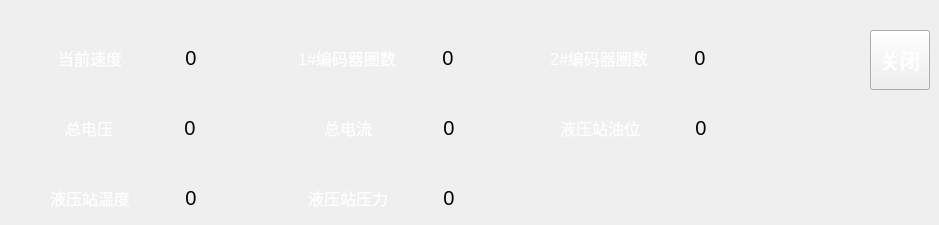
   <widget class="QWidget" name="tab">
    <attribute name="title">
     <string>运行数据</string>
    </attribute>
    <widget class="QLabel" name="Yhc_Encoder_1_Cycle_Num_label">
     <property name="geometry">
      <rect>
       <x>398</x>
       <y>40</y>
       <width>100</width>
       <height>36</height>
      </rect>
     </property>
     <property name="font">
      <font>
       <pointsize>15</pointsize>
      </font>
     </property>
     <property name="styleSheet">
      <string notr="true">background-image: url(:/pic/white_bg.png);</string>
     </property>
     <property name="text">
      <string>0</string>
     </property>
     <property name="alignment">
      <set>Qt::AlignCenter</set>
     </property>
    </widget>
    <widget class="QLabel" name="label">
     <property name="geometry">
      <rect>
       <x>297</x>
       <y>40</y>
       <width>100</width>
       <height>36</height>
      </rect>
     </property>
     <property name="font">
      <font>
       <pointsize>12</pointsize>
      </font>
     </property>
     <property name="styleSheet">
      <string notr="true">color: rgb(255, 255, 255);
background-image: url(:/pic/field_bg.png);</string>
     </property>
     <property name="text">
      <string>1#编码器圈数</string>
     </property>
     <property name="alignment">
      <set>Qt::AlignCenter</set>
     </property>
    </widget>
    <widget class="QLabel" name="Yhc_Encoder_2_Cycle_Num_label">
     <property name="geometry">
      <rect>
       <x>650</x>
       <y>40</y>
       <width>100</width>
       <height>36</height>
      </rect>
     </property>
     <property name="font">
      <font>
       <pointsize>15</pointsize>
      </font>
     </property>
     <property name="styleSheet">
      <string notr="true">background-image: url(:/pic/white_bg.png);</string>
     </property>
     <property name="text">
      <string>0</string>
     </property>
     <property name="alignment">
      <set>Qt::AlignCenter</set>
     </property>
    </widget>
    <widget class="QLabel" name="label_2">
     <property name="geometry">
      <rect>
       <x>549</x>
       <y>40</y>
       <width>100</width>
       <height>36</height>
      </rect>
     </property>
     <property name="font">
      <font>
       <pointsize>12</pointsize>
      </font>
     </property>
     <property name="styleSheet">
      <string notr="true">color: rgb(255, 255, 255);
background-image: url(:/pic/field_bg.png);</string>
     </property>
     <property name="text">
      <string>2#编码器圈数</string>
     </property>
     <property name="alignment">
      <set>Qt::AlignCenter</set>
     </property>
    </widget>
    <widget class="QLabel" name="Yhc_Walking_Speed_label">
     <property name="geometry">
      <rect>
       <x>141</x>
       <y>40</y>
       <width>100</width>
       <height>36</height>
      </rect>
     </property>
     <property name="font">
      <font>
       <pointsize>15</pointsize>
      </font>
     </property>
     <property name="styleSheet">
      <string notr="true">background-image: url(:/pic/white_bg.png);</string>
     </property>
     <property name="text">
      <string>0</string>
     </property>
     <property name="alignment">
      <set>Qt::AlignCenter</set>
     </property>
    </widget>
    <widget class="QLabel" name="label_7">
     <property name="geometry">
      <rect>
       <x>40</x>
       <y>40</y>
       <width>100</width>
       <height>36</height>
      </rect>
     </property>
     <property name="font">
      <font>
       <pointsize>12</pointsize>
      </font>
     </property>
     <property name="styleSheet">
      <string notr="true">color: rgb(255, 255, 255);
background-image: url(:/pic/field_bg.png);</string>
     </property>
     <property name="text">
      <string>当前速度</string>
     </property>
     <property name="alignment">
      <set>Qt::AlignCenter</set>
     </property>
    </widget>
    <widget class="QLabel" name="label_11">
     <property name="geometry">
      <rect>
       <x>39</x>
       <y>110</y>
       <width>100</width>
       <height>36</height>
      </rect>
     </property>
     <property name="font">
      <font>
       <pointsize>12</pointsize>
      </font>
     </property>
     <property name="styleSheet">
      <string notr="true">color: rgb(255, 255, 255);
background-image: url(:/pic/field_bg.png);</string>
     </property>
     <property name="text">
      <string>总电压</string>
     </property>
     <property name="alignment">
      <set>Qt::AlignCenter</set>
     </property>
    </widget>
    <widget class="QLabel" name="Yhc_Total_Voltage_label">
     <property name="geometry">
      <rect>
       <x>140</x>
       <y>110</y>
       <width>100</width>
       <height>36</height>
      </rect>
     </property>
     <property name="font">
      <font>
       <pointsize>15</pointsize>
      </font>
     </property>
     <property name="styleSheet">
      <string notr="true">background-image: url(:/pic/white_bg.png);</string>
     </property>
     <property name="text">
      <string>0</string>
     </property>
     <property name="alignment">
      <set>Qt::AlignCenter</set>
     </property>
    </widget>
    <widget class="QLabel" name="Yhc_Total_Ampere_label">
     <property name="geometry">
      <rect>
       <x>399</x>
       <y>110</y>
       <width>100</width>
       <height>36</height>
      </rect>
     </property>
     <property name="font">
      <font>
       <pointsize>15</pointsize>
      </font>
     </property>
     <property name="styleSheet">
      <string notr="true">background-image: url(:/pic/white_bg.png);</string>
     </property>
     <property name="text">
      <string>0</string>
     </property>
     <property name="alignment">
      <set>Qt::AlignCenter</set>
     </property>
    </widget>
    <widget class="QLabel" name="label_12">
     <property name="geometry">
      <rect>
       <x>298</x>
       <y>110</y>
       <width>100</width>
       <height>36</height>
      </rect>
     </property>
     <property name="font">
      <font>
       <pointsize>12</pointsize>
      </font>
     </property>
     <property name="styleSheet">
      <string notr="true">color: rgb(255, 255, 255);
background-image: url(:/pic/field_bg.png);</string>
     </property>
     <property name="text">
      <string>总电流</string>
     </property>
     <property name="alignment">
      <set>Qt::AlignCenter</set>
     </property>
    </widget>
    <widget class="QLabel" name="label_14">
     <property name="geometry">
      <rect>
       <x>550</x>
       <y>110</y>
       <width>100</width>
       <height>36</height>
      </rect>
     </property>
     <property name="font">
      <font>
       <pointsize>12</pointsize>
      </font>
     </property>
     <property name="styleSheet">
      <string notr="true">color: rgb(255, 255, 255);
background-image: url(:/pic/field_bg.png);</string>
     </property>
     <property name="text">
      <string>液压站油位</string>
     </property>
     <property name="alignment">
      <set>Qt::AlignCenter</set>
     </property>
    </widget>
    <widget class="QLabel" name="Yhc_Hs_Oil_Level_label">
     <property name="geometry">
      <rect>
       <x>651</x>
       <y>110</y>
       <width>100</width>
       <height>36</height>
      </rect>
     </property>
     <property name="font">
      <font>
       <pointsize>15</pointsize>
      </font>
     </property>
     <property name="styleSheet">
      <string notr="true">background-image: url(:/pic/white_bg.png);</string>
     </property>
     <property name="text">
      <string>0</string>
     </property>
     <property name="alignment">
      <set>Qt::AlignCenter</set>
     </property>
    </widget>
    <widget class="QLabel" name="label_15">
     <property name="geometry">
      <rect>
       <x>40</x>
       <y>180</y>
       <width>100</width>
       <height>36</height>
      </rect>
     </property>
     <property name="font">
      <font>
       <pointsize>12</pointsize>
      </font>
     </property>
     <property name="styleSheet">
      <string notr="true">color: rgb(255, 255, 255);
background-image: url(:/pic/field_bg.png);</string>
     </property>
     <property name="text">
      <string>液压站温度</string>
     </property>
     <property name="alignment">
      <set>Qt::AlignCenter</set>
     </property>
    </widget>
    <widget class="QLabel" name="Yhc_Hs_Tempture_label">
     <property name="geometry">
      <rect>
       <x>141</x>
       <y>180</y>
       <width>100</width>
       <height>36</height>
      </rect>
     </property>
     <property name="font">
      <font>
       <pointsize>15</pointsize>
      </font>
     </property>
     <property name="styleSheet">
      <string notr="true">background-image: url(:/pic/white_bg.png);</string>
     </property>
     <property name="text">
      <string>0</string>
     </property>
     <property name="alignment">
      <set>Qt::AlignCenter</set>
     </property>
    </widget>
    <widget class="QLabel" name="label_16">
     <property name="geometry">
      <rect>
       <x>298</x>
       <y>180</y>
       <width>100</width>
       <height>36</height>
      </rect>
     </property>
     <property name="font">
      <font>
       <pointsize>12</pointsize>
      </font>
     </property>
     <property name="styleSheet">
      <string notr="true">color: rgb(255, 255, 255);
background-image: url(:/pic/field_bg.png);</string>
     </property>
     <property name="text">
      <string>液压站压力</string>
     </property>
     <property name="alignment">
      <set>Qt::AlignCenter</set>
     </property>
    </widget>
    <widget class="QLabel" name="Yhc_Hs_Pressure_label">
     <property name="geometry">
      <rect>
       <x>399</x>
       <y>180</y>
       <width>100</width>
       <height>36</height>
      </rect>
     </property>
     <property name="font">
      <font>
       <pointsize>15</pointsize>
      </font>
     </property>
     <property name="styleSheet">
      <string notr="true">background-image: url(:/pic/white_bg.png);</string>
     </property>
     <property name="text">
      <string>0</string>
     </property>
     <property name="alignment">
      <set>Qt::AlignCenter</set>
     </property>
    </widget>
    <widget class="QPushButton" name="closePushButton1">
     <property name="geometry">
      <rect>
       <x>870</x>
       <y>30</y>
       <width>60</width>
       <height>60</height>
      </rect>
     </property>
     <property name="font">
      <font>
       <pointsize>15</pointsize>
       <weight>75</weight>
       <bold>true</bold>
      </font>
     </property>
     <property name="styleSheet">
      <string notr="true">color: rgb(255, 255, 255);</string>
     </property>
     <property name="text">
      <string>关闭</string>
     </property>
    </widget>
   </widget>
